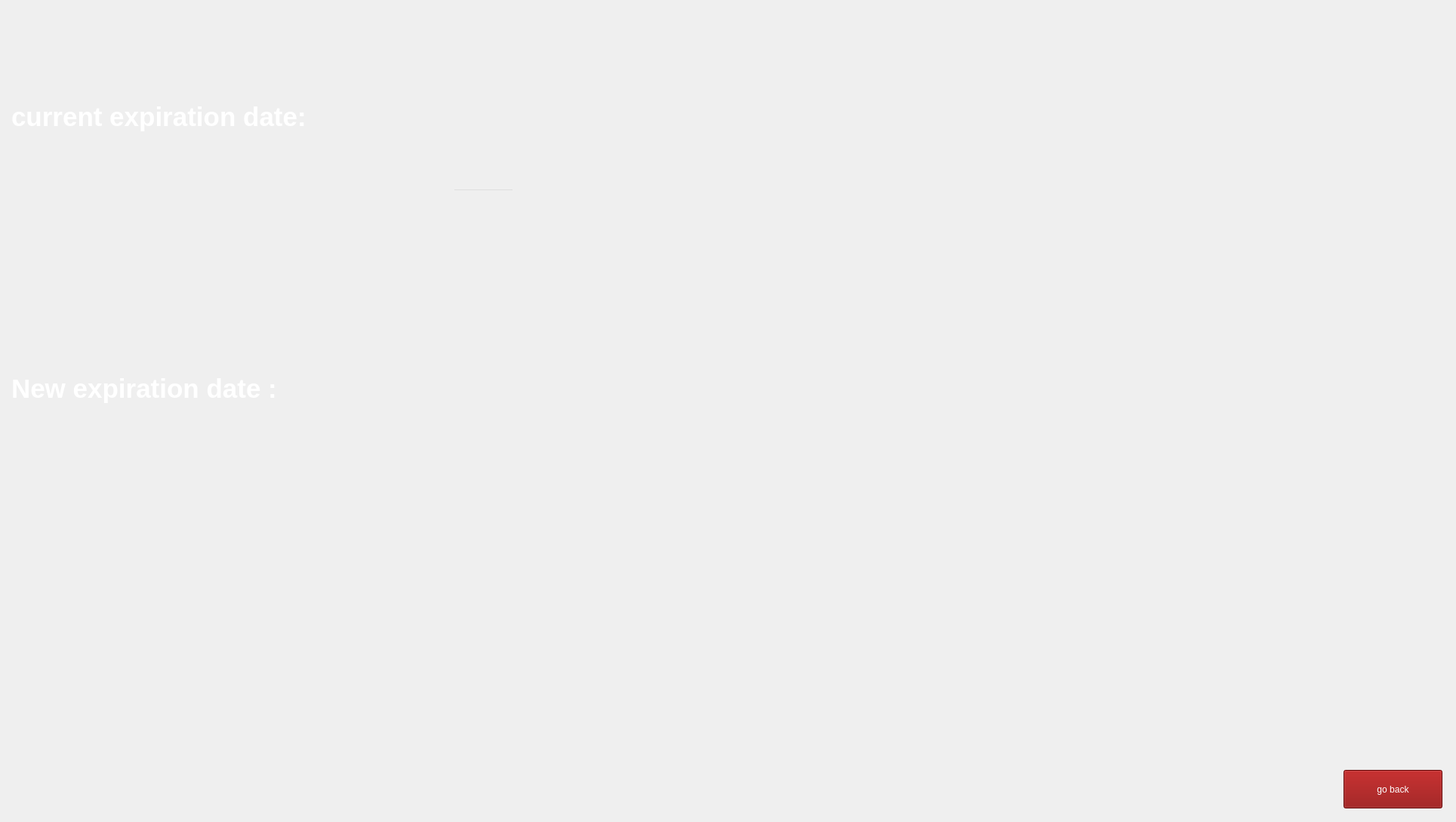
    <widget class="QWidget" name="renew_subs">
     <widget class="QLabel" name="label_2">
      <property name="geometry">
       <rect>
        <x>0</x>
        <y>0</y>
        <width>1920</width>
        <height>1080</height>
       </rect>
      </property>
      <property name="cursor">
       <cursorShape>PointingHandCursor</cursorShape>
      </property>
      <property name="text">
       <string/>
      </property>
      <property name="pixmap">
       <pixmap resource="bgi.qrc">:/new/prefix1/bgi/renew subscription.jpg</pixmap>
      </property>
      <property name="scaledContents">
       <bool>true</bool>
      </property>
     </widget>
     <widget class="QPushButton" name="submit">
      <property name="geometry">
       <rect>
        <x>940</x>
        <y>240</y>
        <width>221</width>
        <height>81</height>
       </rect>
      </property>
      <property name="styleSheet">
       <string notr="true">QPushButton {
    background-color: transparent;
    border: none;
}

QPushButton:hover {
    background-color: rgba(40,40, 40, 30);
    border-radius: 10px;
}
</string>
      </property>
      <property name="text">
       <string/>
      </property>
     </widget>
     <widget class="QLineEdit" name="addMon">
      <property name="geometry">
       <rect>
        <x>600</x>
        <y>250</y>
        <width>81</width>
        <height>51</height>
       </rect>
      </property>
      <property name="styleSheet">
       <string notr="true">font: 28pt &quot;Segoe UI&quot;;
background: transparent;
</string>
      </property>
      <property name="inputMethodHints">
       <set>Qt::InputMethodHint::ImhDigitsOnly</set>
      </property>
      <property name="text">
       <string/>
      </property>
      <property name="readOnly">
       <bool>false</bool>
      </property>
     </widget>
     <widget class="QTextEdit" name="current_subscription_2">
      <property name="geometry">
       <rect>
        <x>440</x>
        <y>140</y>
        <width>481</width>
        <height>91</height>
       </rect>
      </property>
      <property name="styleSheet">
       <string notr="true">background-color: transparent;
font: 25pt &quot;Microsoft Sans Serif&quot;;
color: white;
text-align: center;
border:transparent;
</string>
      </property>
      <property name="readOnly">
       <bool>true</bool>
      </property>
      <property name="html">
       <string>&lt;!DOCTYPE HTML PUBLIC &quot;-//W3C//DTD HTML 4.0//EN&quot; &quot;http://www.w3.org/TR/REC-html40/strict.dtd&quot;&gt;
&lt;html&gt;&lt;head&gt;&lt;meta name=&quot;qrichtext&quot; content=&quot;1&quot; /&gt;&lt;meta charset=&quot;utf-8&quot; /&gt;&lt;style type=&quot;text/css&quot;&gt;
p, li { white-space: pre-wrap; }
hr { height: 1px; border-width: 0; }
li.unchecked::marker { content: &quot;\2610&quot;; }
li.checked::marker { content: &quot;\2612&quot;; }
&lt;/style&gt;&lt;/head&gt;&lt;body style=&quot; font-family:'Microsoft Sans Serif'; font-size:25pt; font-weight:400; font-style:normal;&quot;&gt;
&lt;p style=&quot;-qt-paragraph-type:empty; margin-top:0px; margin-bottom:0px; margin-left:0px; margin-right:0px; -qt-block-indent:0; text-indent:0px; font-size:50pt;&quot;&gt;&lt;br /&gt;&lt;/p&gt;&lt;/body&gt;&lt;/html&gt;</string>
      </property>
     </widget>
     <widget class="QTextEdit" name="afterrenew">
      <property name="geometry">
       <rect>
        <x>450</x>
        <y>500</y>
        <width>561</width>
        <height>91</height>
       </rect>
      </property>
      <property name="styleSheet">
       <string notr="true">background-color: transparent;
font: 25pt &quot;Microsoft Sans Serif&quot;;
color: white;
text-align: center;
border:transparent;
</string>
      </property>
      <property name="readOnly">
       <bool>true</bool>
      </property>
      <property name="html">
       <string>&lt;!DOCTYPE HTML PUBLIC &quot;-//W3C//DTD HTML 4.0//EN&quot; &quot;http://www.w3.org/TR/REC-html40/strict.dtd&quot;&gt;
&lt;html&gt;&lt;head&gt;&lt;meta name=&quot;qrichtext&quot; content=&quot;1&quot; /&gt;&lt;meta charset=&quot;utf-8&quot; /&gt;&lt;style type=&quot;text/css&quot;&gt;
p, li { white-space: pre-wrap; }
hr { height: 1px; border-width: 0; }
li.unchecked::marker { content: &quot;\2610&quot;; }
li.checked::marker { content: &quot;\2612&quot;; }
&lt;/style&gt;&lt;/head&gt;&lt;body style=&quot; font-family:'Microsoft Sans Serif'; font-size:25pt; font-weight:400; font-style:normal;&quot;&gt;
&lt;p style=&quot;-qt-paragraph-type:empty; margin-top:0px; margin-bottom:0px; margin-left:0px; margin-right:0px; -qt-block-indent:0; text-indent:0px; font-size:50pt;&quot;&gt;&lt;br /&gt;&lt;/p&gt;&lt;/body&gt;&lt;/html&gt;</string>
      </property>
     </widget>
     <widget class="QTextEdit" name="textEdit">
      <property name="geometry">
       <rect>
        <x>10</x>
        <y>130</y>
        <width>1051</width>
        <height>70</height>
       </rect>
      </property>
      <property name="styleSheet">
       <string notr="true">background:transparent;
font: 30pt &quot;Segoe UI&quot;;</string>
      </property>
      <property name="readOnly">
       <bool>true</bool>
      </property>
      <property name="html">
       <string>&lt;!DOCTYPE HTML PUBLIC &quot;-//W3C//DTD HTML 4.0//EN&quot; &quot;http://www.w3.org/TR/REC-html40/strict.dtd&quot;&gt;
&lt;html&gt;&lt;head&gt;&lt;meta name=&quot;qrichtext&quot; content=&quot;1&quot; /&gt;&lt;meta charset=&quot;utf-8&quot; /&gt;&lt;style type=&quot;text/css&quot;&gt;
p, li { white-space: pre-wrap; }
hr { height: 1px; border-width: 0; }
li.unchecked::marker { content: &quot;\2610&quot;; }
li.checked::marker { content: &quot;\2612&quot;; }
&lt;/style&gt;&lt;/head&gt;&lt;body style=&quot; font-family:'Segoe UI'; font-size:30pt; font-weight:400; font-style:normal;&quot;&gt;
&lt;p style=&quot; margin-top:0px; margin-bottom:0px; margin-left:0px; margin-right:0px; -qt-block-indent:0; text-indent:0px;&quot;&gt;&lt;span style=&quot; font-size:26pt; font-weight:700; color:#ffffff;&quot;&gt;current expiration date:&lt;/span&gt;&lt;/p&gt;&lt;/body&gt;&lt;/html&gt;</string>
      </property>
     </widget>
     <widget class="QTextEdit" name="textEdit_2">
      <property name="geometry">
       <rect>
        <x>10</x>
        <y>490</y>
        <width>1051</width>
        <height>70</height>
       </rect>
      </property>
      <property name="styleSheet">
       <string notr="true">background:transparent;
font: 30pt &quot;Segoe UI&quot;;</string>
      </property>
      <property name="readOnly">
       <bool>true</bool>
      </property>
      <property name="html">
       <string>&lt;!DOCTYPE HTML PUBLIC &quot;-//W3C//DTD HTML 4.0//EN&quot; &quot;http://www.w3.org/TR/REC-html40/strict.dtd&quot;&gt;
&lt;html&gt;&lt;head&gt;&lt;meta name=&quot;qrichtext&quot; content=&quot;1&quot; /&gt;&lt;meta charset=&quot;utf-8&quot; /&gt;&lt;style type=&quot;text/css&quot;&gt;
p, li { white-space: pre-wrap; }
hr { height: 1px; border-width: 0; }
li.unchecked::marker { content: &quot;\2610&quot;; }
li.checked::marker { content: &quot;\2612&quot;; }
&lt;/style&gt;&lt;/head&gt;&lt;body style=&quot; font-family:'Segoe UI'; font-size:30pt; font-weight:400; font-style:normal;&quot;&gt;
&lt;p style=&quot; margin-top:0px; margin-bottom:0px; margin-left:0px; margin-right:0px; -qt-block-indent:0; text-indent:0px;&quot;&gt;&lt;span style=&quot; font-size:26pt; font-weight:700; color:#ffffff;&quot;&gt;New expiration date :&lt;/span&gt;&lt;/p&gt;&lt;/body&gt;&lt;/html&gt;</string>
      </property>
     </widget>
     <widget class="QPushButton" name="back_to_memmenue_8">
      <property name="geometry">
       <rect>
        <x>1780</x>
        <y>1020</y>
        <width>131</width>
        <height>51</height>
       </rect>
      </property>
      <property name="cursor">
       <cursorShape>PointingHandCursor</cursorShape>
      </property>
      <property name="styleSheet">
       <string notr="true">background-color: rgb(138, 0, 0);
font: 24pt &quot;Microsoft Tai Le&quot;;
color: white;</string>
      </property>
      <property name="text">
       <string>go back</string>
      </property>
     </widget>
    </widget>
